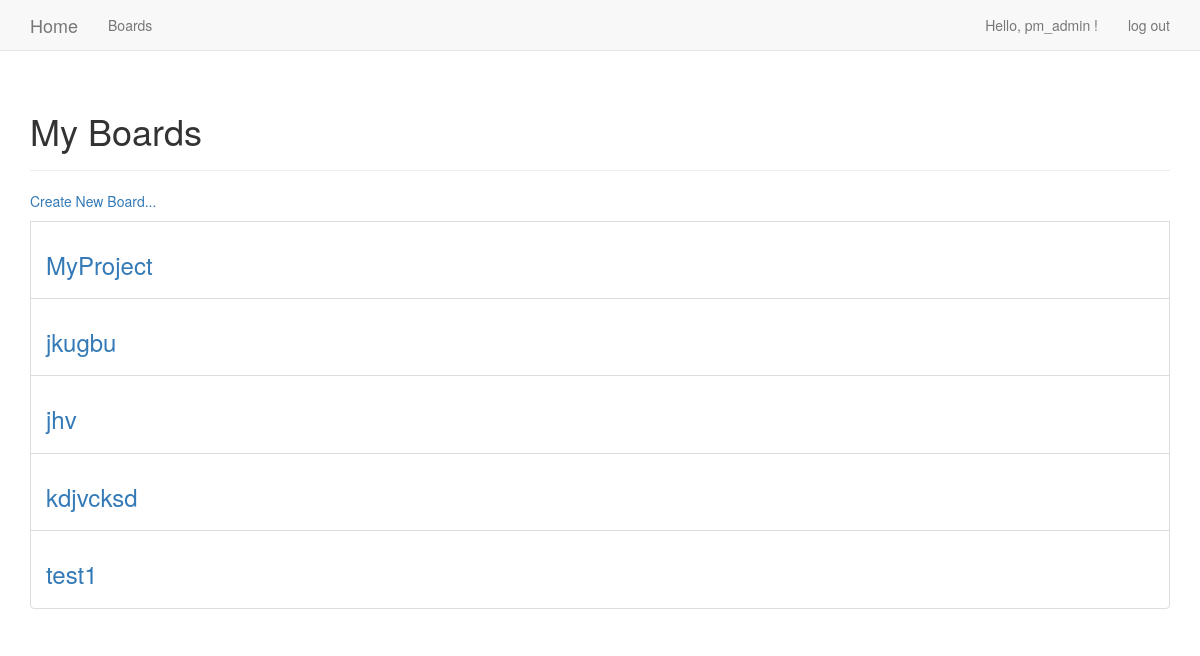
Page /projects/ (signed in) on the committed database.
### proj_tasks/models.py (models this page shows)
class Project(models.Model):
	project = models.CharField(max_length=200)
	date_added= models.DateTimeField(auto_now_add=True)
	owner = models.ForeignKey(User, on_delete=models.CASCADE)
	def __str__(self):
		return self.project

### proj_tasks/views.py (the view)
# urls.py: path('projects/', views.projects, name='projects'),
@login_required
def projects(request):
    projects = Project.objects.filter(owner=request.user).order_by('date_added')
    context = {'projects': projects}
    return render(request, 'proj_tasks/projects.html', context)

### proj_tasks/templates/proj_tasks/projects.html
{% extends "proj_tasks/base.html" %}
{% block header %}
  <h1>My Boards</h1>
{% endblock %}
{% block content %}
  <ul class="list-group">
  <p><a href="{% url 'proj_tasks:new_project' %}">Create New Board...</p>
    {% for project in projects %}
      <li class="list-group-item">
        <h3>
          <a href="{% url 'proj_tasks:project' project.id %}">{{ project }}</a>
        </h3>
      </li>
    {% empty %}
      <li>No projects have been added yet.</li>
    {% endfor %}
 </ul>
{% endblock content %}

### proj_tasks/templates/proj_tasks/base.html (shortened to what this page needs)
{% load bootstrap3 %}
<!DOCTYPE html>
<html lang="en">
	<head>
		{% bootstrap_css %}
	</head>
	<body>
		<nav class="navbar navbar-default navbar-static-top">
			<div class="container">
				<div class="navbar-header">
					<a class="navbar-brand" href="{% url 'proj_tasks:index' %}">
					Home </a>
					</div>
					<div id="navbar" class="navbar-collapse collapse">
					<ul class="nav navbar-nav">
					<li><a href="{% url 'proj_tasks:projects' %}">Boards</a></li>
					</ul>
					<ul class="nav navbar-nav navbar-right">
					{% if user.is_authenticated %}
					<li><a>Hello, {{ user.username }} !</a></li>
					<li><a href="{% url 'users:logout' %}">log out</a></li>
					{% else %}
					<li><a href="{% url 'users:register' %}">register</a></li>
					<li><a href="{% url 'users:login' %}">log in</a></li>
					{% endif %}
					</ul>
				</div>
			</div>
		</nav>
		<div class="container">
			<div class="page-header">
			{% block header %}{% endblock header %}
			</div>
			<div>
			{% block content %}{% endblock content %}
			</div>
		</div>
	</body>
</html>

### rows in the picture
Project: project "MyProject"
Project: project "jkugbu"
Project: project "jhv"
Project: project "kdjvcksd"
Project: project "test1"

### other values in the picture
{{ user.username }} "pm_admin"
